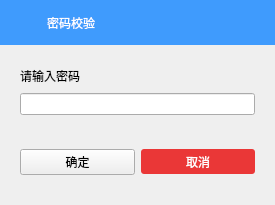
<?xml version="1.0" encoding="UTF-8"?>
<ui version="4.0">
 <class>FormPassword</class>
 <widget class="QWidget" name="FormPassword">
  <property name="geometry">
   <rect>
    <x>0</x>
    <y>0</y>
    <width>275</width>
    <height>205</height>
   </rect>
  </property>
  <property name="windowTitle">
   <string>FormPassword</string>
  </property>
  <property name="styleSheet">
   <string notr="true">
QLineEdit {
      border: 1px solid #91c1f6;
      border-radius: 3px;
      padding: 0 8px;
      background: #f2f2f2;
  };

QWidget#FormConfig{
border: 1px solid rgb(63, 155, 253);
};
font: 10pt &quot;微软雅黑&quot;;
color: rgb(59, 59, 59);</string>
  </property>
  <layout class="QVBoxLayout" name="verticalLayout_3">
   <property name="spacing">
    <number>0</number>
   </property>
   <property name="leftMargin">
    <number>0</number>
   </property>
   <property name="topMargin">
    <number>0</number>
   </property>
   <property name="rightMargin">
    <number>0</number>
   </property>
   <property name="bottomMargin">
    <number>0</number>
   </property>
   <item>
    <widget class="QWidget" name="widgetTitle" native="true">
     <property name="minimumSize">
      <size>
       <width>0</width>
       <height>45</height>
      </size>
     </property>
     <property name="maximumSize">
      <size>
       <width>16777215</width>
       <height>45</height>
      </size>
     </property>
     <property name="styleSheet">
      <string notr="true">background-color: rgb(63, 155, 253);</string>
     </property>
     <layout class="QHBoxLayout" name="horizontalLayout_4" stretch="0,1,0">
      <item>
       <widget class="QLabel" name="label_14">
        <property name="minimumSize">
         <size>
          <width>30</width>
          <height>0</height>
         </size>
        </property>
        <property name="styleSheet">
         <string notr="true">image: url(:/icon/logo.png);</string>
        </property>
        <property name="text">
         <string/>
        </property>
       </widget>
      </item>
      <item>
       <widget class="QLabel" name="label_8">
        <property name="styleSheet">
         <string notr="true">font: 12pt &quot;微软雅黑&quot;;
color: rgb(254, 254, 254);</string>
        </property>
        <property name="text">
         <string>密码校验</string>
        </property>
       </widget>
      </item>
      <item>
       <widget class="QPushButton" name="pushButtonClose">
        <property name="minimumSize">
         <size>
          <width>30</width>
          <height>30</height>
         </size>
        </property>
        <property name="maximumSize">
         <size>
          <width>30</width>
          <height>30</height>
         </size>
        </property>
        <property name="styleSheet">
         <string notr="true">background-image: url(:/icon/logo/close1.png);</string>
        </property>
        <property name="text">
         <string/>
        </property>
        <property name="flat">
         <bool>true</bool>
        </property>
       </widget>
      </item>
     </layout>
    </widget>
   </item>
   <item>
    <widget class="QWidget" name="widgetCenter" native="true">
     <property name="styleSheet">
      <string notr="true">
QWidget#widgetCenter{
    background-color: rgb(255, 255, 255);
};
</string>
     </property>
     <layout class="QVBoxLayout" name="verticalLayout_2">
      <property name="leftMargin">
       <number>20</number>
      </property>
      <property name="topMargin">
       <number>20</number>
      </property>
      <property name="rightMargin">
       <number>20</number>
      </property>
      <property name="bottomMargin">
       <number>30</number>
      </property>
      <item>
       <layout class="QVBoxLayout" name="verticalLayout">
        <item>
         <widget class="QLabel" name="label">
          <property name="text">
           <string>请输入密码</string>
          </property>
         </widget>
        </item>
        <item>
         <widget class="QLineEdit" name="lineEditPwd">
          <property name="echoMode">
           <enum>QLineEdit::Password</enum>
          </property>
         </widget>
        </item>
        <item>
         <widget class="QLabel" name="labelState">
          <property name="styleSheet">
           <string notr="true">color: rgb(255, 0, 0);</string>
          </property>
          <property name="text">
           <string/>
          </property>
         </widget>
        </item>
        <item>
         <layout class="QHBoxLayout" name="horizontalLayout">
          <item>
           <widget class="QPushButton" name="pushButtonOK">
            <property name="styleSheet">
             <string notr="true">QPushButton {
      border-radius: 3px;
      color:white;
      background-color: rgb(63, 155, 253);
      min-width: 80px;
      min-height: 25px;
  };</string>
            </property>
            <property name="text">
             <string>确定</string>
            </property>
           </widget>
          </item>
          <item>
           <widget class="QPushButton" name="pushButtoncancel">
            <property name="styleSheet">
             <string notr="true">QPushButton {
      border-radius: 3px;
      color:white;
	  background-color: rgb(234, 55, 55);
      min-width: 80px;
      min-height: 25px;
  }</string>
            </property>
            <property name="text">
             <string>取消</string>
            </property>
           </widget>
          </item>
         </layout>
        </item>
       </layout>
      </item>
     </layout>
    </widget>
   </item>
  </layout>
 </widget>
 <layoutdefault spacing="6" margin="11"/>
 <tabstops>
  <tabstop>lineEditPwd</tabstop>
  <tabstop>pushButtonOK</tabstop>
  <tabstop>pushButtoncancel</tabstop>
  <tabstop>pushButtonClose</tabstop>
 </tabstops>
 <resources>
  <include location="KeyRecorder.qrc"/>
 </resources>
 <connections/>
</ui>
